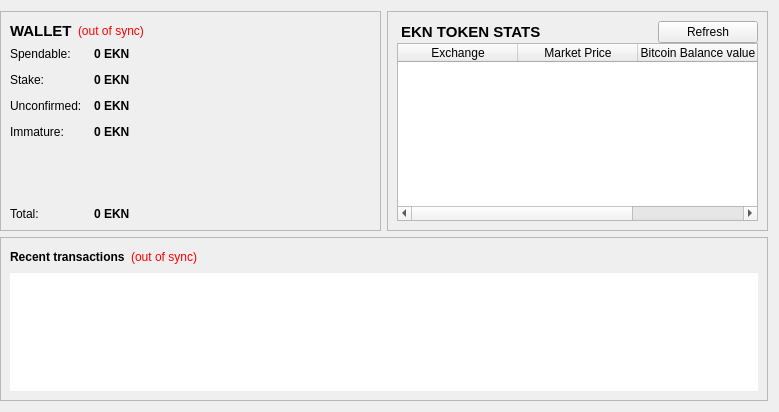
<?xml version="1.0" encoding="UTF-8"?>
<ui version="4.0">
 <class>OverviewPage</class>
 <widget class="QWidget" name="OverviewPage">
  <property name="geometry">
   <rect>
    <x>0</x>
    <y>0</y>
    <width>779</width>
    <height>412</height>
   </rect>
  </property>
  <property name="windowTitle">
   <string>Form</string>
  </property>
  <layout class="QGridLayout" name="gridLayout">
   <property name="leftMargin">
    <number>0</number>
   </property>
   <item row="0" column="0">
    <widget class="QFrame" name="walletContainer">
     <property name="sizePolicy">
      <sizepolicy hsizetype="Preferred" vsizetype="Maximum">
       <horstretch>0</horstretch>
       <verstretch>0</verstretch>
      </sizepolicy>
     </property>
     <property name="maximumSize">
      <size>
       <width>16777215</width>
       <height>220</height>
      </size>
     </property>
     <property name="frameShape">
      <enum>QFrame::StyledPanel</enum>
     </property>
     <property name="frameShadow">
      <enum>QFrame::Raised</enum>
     </property>
     <layout class="QVBoxLayout" name="verticalLayout_4">
      <item>
       <layout class="QHBoxLayout" name="walletHeader">
        <item>
         <widget class="QLabel" name="label_5">
          <property name="font">
           <font>
            <pointsize>11</pointsize>
            <weight>75</weight>
            <bold>true</bold>
           </font>
          </property>
          <property name="styleSheet">
           <string notr="true">background-color: transparent;</string>
          </property>
          <property name="text">
           <string>WALLET</string>
          </property>
         </widget>
        </item>
        <item>
         <widget class="QLabel" name="labelWalletStatus">
          <property name="toolTip">
           <string>The displayed information may be out of date. Your wallet automatically synchronizes with the Elektron network after a connection is established, but this process has not completed yet.</string>
          </property>
          <property name="styleSheet">
           <string notr="true">QLabel { color: red;Background-color:transparent }</string>
          </property>
          <property name="text">
           <string notr="true">(out of sync)</string>
          </property>
          <property name="alignment">
           <set>Qt::AlignLeading|Qt::AlignLeft|Qt::AlignVCenter</set>
          </property>
         </widget>
        </item>
        <item>
         <spacer name="horizontalSpacer_2">
          <property name="orientation">
           <enum>Qt::Horizontal</enum>
          </property>
          <property name="sizeHint" stdset="0">
           <size>
            <width>40</width>
            <height>20</height>
           </size>
          </property>
         </spacer>
        </item>
       </layout>
      </item>
      <item>
       <layout class="QFormLayout" name="walletStatus">
        <property name="fieldGrowthPolicy">
         <enum>QFormLayout::AllNonFixedFieldsGrow</enum>
        </property>
        <property name="horizontalSpacing">
         <number>12</number>
        </property>
        <property name="verticalSpacing">
         <number>12</number>
        </property>
        <item row="0" column="0">
         <widget class="QLabel" name="label">
          <property name="styleSheet">
           <string notr="true">background-color: transparent;</string>
          </property>
          <property name="text">
           <string>Spendable:</string>
          </property>
         </widget>
        </item>
        <item row="0" column="1">
         <widget class="QLabel" name="labelBalance">
          <property name="font">
           <font>
            <weight>75</weight>
            <bold>true</bold>
           </font>
          </property>
          <property name="cursor">
           <cursorShape>IBeamCursor</cursorShape>
          </property>
          <property name="toolTip">
           <string>Your current spendable balance</string>
          </property>
          <property name="styleSheet">
           <string notr="true"/>
          </property>
          <property name="text">
           <string notr="true">0 EKN</string>
          </property>
          <property name="textInteractionFlags">
           <set>Qt::LinksAccessibleByMouse|Qt::TextSelectableByKeyboard|Qt::TextSelectableByMouse</set>
          </property>
         </widget>
        </item>
        <item row="1" column="0">
         <widget class="QLabel" name="label_6">
          <property name="styleSheet">
           <string notr="true">background-color: transparent;</string>
          </property>
          <property name="text">
           <string>Stake:</string>
          </property>
         </widget>
        </item>
        <item row="1" column="1">
         <widget class="QLabel" name="labelStake">
          <property name="font">
           <font>
            <weight>75</weight>
            <bold>true</bold>
           </font>
          </property>
          <property name="cursor">
           <cursorShape>IBeamCursor</cursorShape>
          </property>
          <property name="toolTip">
           <string>Total of coins that was staked, and do not yet count toward the current balance</string>
          </property>
          <property name="text">
           <string notr="true">0 EKN</string>
          </property>
          <property name="textInteractionFlags">
           <set>Qt::LinksAccessibleByMouse|Qt::TextSelectableByKeyboard|Qt::TextSelectableByMouse</set>
          </property>
         </widget>
        </item>
        <item row="2" column="0">
         <widget class="QLabel" name="label_3">
          <property name="styleSheet">
           <string notr="true">background-color: transparent;</string>
          </property>
          <property name="text">
           <string>Unconfirmed:</string>
          </property>
         </widget>
        </item>
        <item row="2" column="1">
         <widget class="QLabel" name="labelUnconfirmed">
          <property name="font">
           <font>
            <weight>75</weight>
            <bold>true</bold>
           </font>
          </property>
          <property name="cursor">
           <cursorShape>IBeamCursor</cursorShape>
          </property>
          <property name="toolTip">
           <string>Total of transactions that have yet to be confirmed, and do not yet count toward the current balance</string>
          </property>
          <property name="text">
           <string notr="true">0 EKN</string>
          </property>
          <property name="textInteractionFlags">
           <set>Qt::LinksAccessibleByMouse|Qt::TextSelectableByKeyboard|Qt::TextSelectableByMouse</set>
          </property>
         </widget>
        </item>
        <item row="3" column="0">
         <widget class="QLabel" name="labelImmatureText">
          <property name="styleSheet">
           <string notr="true">background-color: transparent;</string>
          </property>
          <property name="text">
           <string>Immature:</string>
          </property>
         </widget>
        </item>
        <item row="3" column="1">
         <widget class="QLabel" name="labelImmature">
          <property name="font">
           <font>
            <weight>75</weight>
            <bold>true</bold>
           </font>
          </property>
          <property name="toolTip">
           <string>Mined balance that has not yet matured</string>
          </property>
          <property name="text">
           <string notr="true">0 EKN</string>
          </property>
          <property name="textInteractionFlags">
           <set>Qt::LinksAccessibleByMouse|Qt::TextSelectableByKeyboard|Qt::TextSelectableByMouse</set>
          </property>
         </widget>
        </item>
        <item row="4" column="0">
         <spacer name="verticalSpacer">
          <property name="orientation">
           <enum>Qt::Vertical</enum>
          </property>
          <property name="sizeHint" stdset="0">
           <size>
            <width>20</width>
            <height>40</height>
           </size>
          </property>
         </spacer>
        </item>
        <item row="4" column="1">
         <spacer name="verticalSpacer_2">
          <property name="orientation">
           <enum>Qt::Vertical</enum>
          </property>
          <property name="sizeHint" stdset="0">
           <size>
            <width>20</width>
            <height>40</height>
           </size>
          </property>
         </spacer>
        </item>
        <item row="5" column="0">
         <widget class="QLabel" name="labelTotalText">
          <property name="styleSheet">
           <string notr="true">background-color: transparent;</string>
          </property>
          <property name="text">
           <string>Total:</string>
          </property>
         </widget>
        </item>
        <item row="5" column="1">
         <widget class="QLabel" name="labelTotal">
          <property name="font">
           <font>
            <weight>75</weight>
            <bold>true</bold>
           </font>
          </property>
          <property name="cursor">
           <cursorShape>IBeamCursor</cursorShape>
          </property>
          <property name="toolTip">
           <string>Your current total balance</string>
          </property>
          <property name="text">
           <string notr="true">0 EKN</string>
          </property>
          <property name="textInteractionFlags">
           <set>Qt::LinksAccessibleByMouse|Qt::TextSelectableByKeyboard|Qt::TextSelectableByMouse</set>
          </property>
         </widget>
        </item>
       </layout>
      </item>
     </layout>
    </widget>
   </item>
   <item row="0" column="1">
    <widget class="QFrame" name="hashTokenStatusContainer">
     <property name="sizePolicy">
      <sizepolicy hsizetype="Preferred" vsizetype="Fixed">
       <horstretch>0</horstretch>
       <verstretch>0</verstretch>
      </sizepolicy>
     </property>
     <property name="maximumSize">
      <size>
       <width>16777215</width>
       <height>220</height>
      </size>
     </property>
     <property name="frameShape">
      <enum>QFrame::StyledPanel</enum>
     </property>
     <property name="frameShadow">
      <enum>QFrame::Raised</enum>
     </property>
     <layout class="QVBoxLayout" name="verticalLayout_2">
      <property name="spacing">
       <number>0</number>
      </property>
      <item>
       <layout class="QHBoxLayout" name="hashTokenStatusHeader">
        <item>
         <widget class="QLabel" name="label_7">
          <property name="font">
           <font>
            <pointsize>11</pointsize>
            <weight>75</weight>
            <bold>true</bold>
           </font>
          </property>
          <property name="styleSheet">
           <string notr="true">background-color: transparent;</string>
          </property>
          <property name="text">
           <string> EKN TOKEN STATS</string>
          </property>
          <property name="indent">
           <number>0</number>
          </property>
         </widget>
        </item>
        <item>
         <spacer name="horizontalSpacer_3">
          <property name="orientation">
           <enum>Qt::Horizontal</enum>
          </property>
          <property name="sizeHint" stdset="0">
           <size>
            <width>40</width>
            <height>20</height>
           </size>
          </property>
         </spacer>
        </item>
        <item>
         <widget class="QPushButton" name="btnRefreshMarket">
          <property name="sizePolicy">
           <sizepolicy hsizetype="Minimum" vsizetype="Maximum">
            <horstretch>0</horstretch>
            <verstretch>0</verstretch>
           </sizepolicy>
          </property>
          <property name="minimumSize">
           <size>
            <width>100</width>
            <height>0</height>
           </size>
          </property>
          <property name="text">
           <string>Refresh</string>
          </property>
         </widget>
        </item>
       </layout>
      </item>
      <item>
       <widget class="QTableWidget" name="marketsView">
        <property name="editTriggers">
         <set>QAbstractItemView::NoEditTriggers</set>
        </property>
        <property name="selectionMode">
         <enum>QAbstractItemView::SingleSelection</enum>
        </property>
        <property name="selectionBehavior">
         <enum>QAbstractItemView::SelectRows</enum>
        </property>
        <property name="showGrid">
         <bool>false</bool>
        </property>
        <property name="gridStyle">
         <enum>Qt::NoPen</enum>
        </property>
        <attribute name="horizontalHeaderDefaultSectionSize">
         <number>120</number>
        </attribute>
        <attribute name="horizontalHeaderHighlightSections">
         <bool>false</bool>
        </attribute>
        <attribute name="horizontalHeaderStretchLastSection">
         <bool>true</bool>
        </attribute>
        <attribute name="verticalHeaderVisible">
         <bool>false</bool>
        </attribute>
        <column>
         <property name="text">
          <string>Exchange</string>
         </property>
        </column>
        <column>
         <property name="text">
          <string>Market Price</string>
         </property>
        </column>
        <column>
         <property name="text">
          <string>Bitcoin Balance value</string>
         </property>
        </column>
       </widget>
      </item>
     </layout>
    </widget>
   </item>
   <item row="1" column="0" colspan="2">
    <widget class="QFrame" name="transactionContainer">
     <property name="frameShape">
      <enum>QFrame::StyledPanel</enum>
     </property>
     <property name="frameShadow">
      <enum>QFrame::Raised</enum>
     </property>
     <layout class="QVBoxLayout" name="verticalLayout">
      <item>
       <layout class="QHBoxLayout" name="recentTransactionsHeader">
        <item>
         <widget class="QLabel" name="label_4">
          <property name="styleSheet">
           <string notr="true">background-color: transparent;</string>
          </property>
          <property name="text">
           <string>&lt;b&gt;Recent transactions&lt;/b&gt;</string>
          </property>
         </widget>
        </item>
        <item>
         <widget class="QLabel" name="labelTransactionsStatus">
          <property name="toolTip">
           <string>The displayed information may be out of date. Your wallet automatically synchronizes with the Elektron network after a connection is established, but this process has not completed yet.</string>
          </property>
          <property name="styleSheet">
           <string notr="true">QLabel { color: red;Background-color:transparent }</string>
          </property>
          <property name="text">
           <string notr="true">(out of sync)</string>
          </property>
          <property name="alignment">
           <set>Qt::AlignRight|Qt::AlignTrailing|Qt::AlignVCenter</set>
          </property>
         </widget>
        </item>
        <item>
         <spacer name="horizontalSpacer">
          <property name="orientation">
           <enum>Qt::Horizontal</enum>
          </property>
          <property name="sizeHint" stdset="0">
           <size>
            <width>40</width>
            <height>20</height>
           </size>
          </property>
         </spacer>
        </item>
       </layout>
      </item>
      <item>
       <widget class="QListView" name="listTransactions">
        <property name="frameShape">
         <enum>QFrame::NoFrame</enum>
        </property>
        <property name="horizontalScrollBarPolicy">
         <enum>Qt::ScrollBarAlwaysOff</enum>
        </property>
        <property name="editTriggers">
         <set>QAbstractItemView::NoEditTriggers</set>
        </property>
        <property name="selectionMode">
         <enum>QAbstractItemView::NoSelection</enum>
        </property>
       </widget>
      </item>
     </layout>
    </widget>
   </item>
  </layout>
 </widget>
 <resources/>
 <connections/>
</ui>
